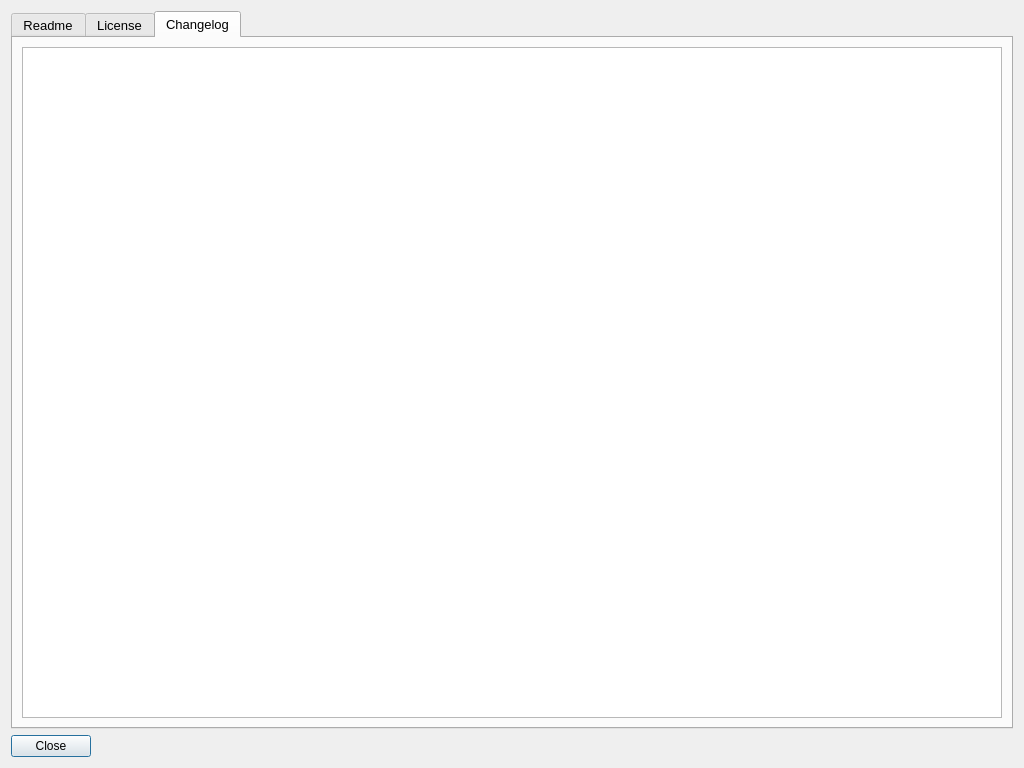
<?xml version="1.0" encoding="UTF-8"?>
<ui version="4.0">
 <class>DlgHelp</class>
 <widget class="QDialog" name="DlgHelp">
  <property name="geometry">
   <rect>
    <x>0</x>
    <y>0</y>
    <width>1024</width>
    <height>768</height>
   </rect>
  </property>
  <property name="minimumSize">
   <size>
    <width>1024</width>
    <height>768</height>
   </size>
  </property>
  <property name="windowTitle">
   <string>PicRes - Help</string>
  </property>
  <layout class="QVBoxLayout" name="VLayoutMain">
   <item>
    <widget class="QTabWidget" name="TabWidget">
     <property name="font">
      <font>
       <pointsize>10</pointsize>
      </font>
     </property>
     <property name="currentIndex">
      <number>2</number>
     </property>
     <widget class="QWidget" name="TabReadme">
      <attribute name="title">
       <string>Readme</string>
      </attribute>
      <layout class="QVBoxLayout" name="verticalLayout">
       <item>
        <widget class="QPlainTextEdit" name="TextReadme">
         <property name="font">
          <font>
           <family>Consolas</family>
           <pointsize>10</pointsize>
          </font>
         </property>
         <property name="readOnly">
          <bool>true</bool>
         </property>
         <property name="textInteractionFlags">
          <set>Qt::LinksAccessibleByKeyboard|Qt::LinksAccessibleByMouse|Qt::TextBrowserInteraction|Qt::TextSelectableByKeyboard|Qt::TextSelectableByMouse</set>
         </property>
        </widget>
       </item>
      </layout>
     </widget>
     <widget class="QWidget" name="TabLicense">
      <attribute name="title">
       <string>License</string>
      </attribute>
      <layout class="QVBoxLayout" name="verticalLayout_2">
       <item>
        <widget class="QPlainTextEdit" name="TextLicense">
         <property name="font">
          <font>
           <family>Consolas</family>
           <pointsize>10</pointsize>
          </font>
         </property>
         <property name="readOnly">
          <bool>true</bool>
         </property>
         <property name="textInteractionFlags">
          <set>Qt::LinksAccessibleByKeyboard|Qt::LinksAccessibleByMouse|Qt::TextBrowserInteraction|Qt::TextSelectableByKeyboard|Qt::TextSelectableByMouse</set>
         </property>
        </widget>
       </item>
      </layout>
     </widget>
     <widget class="QWidget" name="TabChangelog">
      <attribute name="title">
       <string>Changelog</string>
      </attribute>
      <layout class="QVBoxLayout" name="verticalLayout_3">
       <item>
        <widget class="QPlainTextEdit" name="TextChangelog">
         <property name="font">
          <font>
           <family>Consolas</family>
           <pointsize>10</pointsize>
          </font>
         </property>
         <property name="undoRedoEnabled">
          <bool>false</bool>
         </property>
         <property name="readOnly">
          <bool>true</bool>
         </property>
         <property name="textInteractionFlags">
          <set>Qt::LinksAccessibleByKeyboard|Qt::LinksAccessibleByMouse|Qt::TextBrowserInteraction|Qt::TextSelectableByKeyboard|Qt::TextSelectableByMouse</set>
         </property>
        </widget>
       </item>
      </layout>
     </widget>
    </widget>
   </item>
   <item>
    <widget class="QPushButton" name="ButtonClose">
     <property name="sizePolicy">
      <sizepolicy hsizetype="Fixed" vsizetype="Fixed">
       <horstretch>0</horstretch>
       <verstretch>0</verstretch>
      </sizepolicy>
     </property>
     <property name="text">
      <string>Close</string>
     </property>
    </widget>
   </item>
  </layout>
 </widget>
 <resources/>
 <connections/>
</ui>
